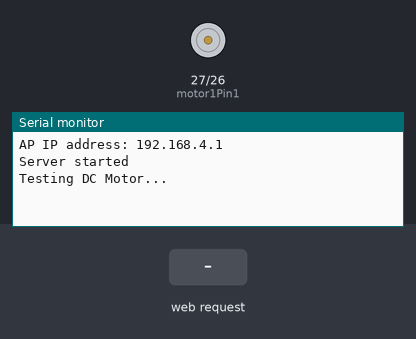
Bench run of a sketch on a simulated ESP32. Parts: motor-driver pin pairs drawn as motors (green arrow = first pin HIGH = forward, orange = second pin HIGH = backward, longer = more drive, scaled by the enable pin), the last lines printed to the serial monitor. Inputs (shaded band) come from the test bench.

Above: at 1.2 s.
1.3 s: HTTP request GET /Hi received
At 1.9 s:
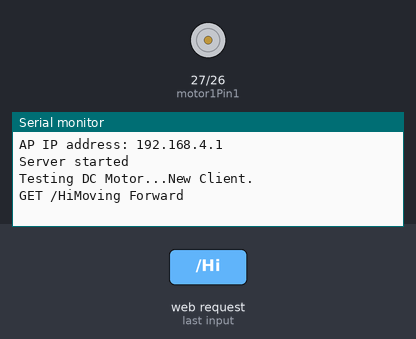
At 22.0 s:
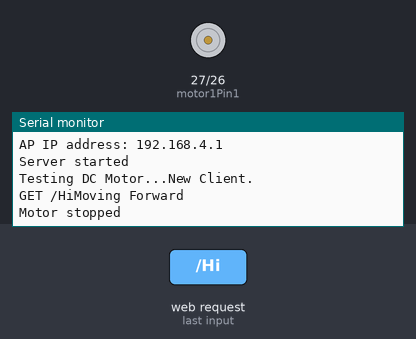

The sketch:

intelligent_mosquito_net.ino
```cpp
#include <WiFi.h>
#include <WiFiClient.h>
#include <WiFiAP.h>

/*
  WiFiAccessPoint.ino creates a WiFi access point and provides a web server on it.

  Steps:
  1. Connect to the access point "yourAp"
  2. Point your web browser to http://192.168.4.1/H to turn the LED on or http://192.168.4.1/L to turn it off
     OR
     Run raw TCP "GET /H" and "GET /L" on PuTTY terminal with 192.168.4.1 as IP address and 80 as port

  Created for arduino-esp32 on 04 July, 2018
  by Elochukwu Ifediora (fedy0)
*/

#define LED_BUILTIN 2  // Set the GPIO pin where you connected your test LED or comment this line out if your dev board has a built-in LED

// Set these to your desired credentials.
const char *ssid = "yourAP";
const char *password = "yourPassword";
WiFiServer server(80);

int motor1Pin1 = 27;
int motor1Pin2 = 26;
int enable1Pin = 14;

// Setting PWM properties
const int freq = 30000;
const int pwmChannel = 0;
const int resolution = 8;
int dutyCycle = 200;

void setup() {


  // You can remove the password parameter if you want the AP to be open.
  // a valid password must have more than 7 characters
  if (!WiFi.softAP(ssid, password)) {
    log_e("Soft AP creation failed.");
    while (1)
    ;
  }
  IPAddress myIP = WiFi.softAPIP();
  Serial.print("AP IP address: ");
  Serial.println(myIP);
  server.begin();

  Serial.println("Server started");


  // sets the pins as outputs:
  pinMode(motor1Pin1, OUTPUT);
  pinMode(motor1Pin2, OUTPUT);
  pinMode(enable1Pin, OUTPUT);

  // configure LED PWM functionalitites
  ledcSetup(pwmChannel, freq, resolution);

  // attach the channel to the GPIO to be controlled
  ledcAttachPin(enable1Pin, pwmChannel);

  Serial.begin(115200);

  // testing
  Serial.print("Testing DC Motor...");
}

void loop() {


  // Move DC motor forward with increasing speed
  // digitalWrite(motor1Pin1, HIGH);
  // digitalWrite(motor1Pin2, LOW);
  // while (dutyCycle <= 255){
  //   ledcWrite(pwmChannel, dutyCycle);
  //   Serial.print("Forward with duty cycle: ");
  //   Serial.println(dutyCycle);
  //   dutyCycle = dutyCycle + 5;
  //   delay(500);
  // }
  // dutyCycle = 200;


  WiFiClient client = server.available();  // listen for incoming clients

  if (client) {                     // if you get a client,
    Serial.println("New Client.");  // print a message out the serial port
    String currentLine = "";        // make a String to hold incoming data from the client
    while (client.connected()) {    // loop while the client's connected
      if (client.available()) {     // if there's bytes to read from the client,
        char c = client.read();     // read a byte, then
        Serial.write(c);            // print it out the serial monitor
        if (c == '\n') {            // if the byte is a newline character

          // if the current line is blank, you got two newline characters in a row.
          // that's the end of the client HTTP request, so send a response:
          if (currentLine.length() == 0) {
            // HTTP headers always start with a response code (e.g. HTTP/1.1 200 OK)
            // and a content-type so the client knows what's coming, then a blank line:
            client.println("HTTP/1.1 200 OK");
            client.println("Content-type:text/html");
            client.println();

            // the content of the HTTP response follows the header:
            // client.print("Click <a href=\"/H\">here</a> to turn ON the LED.<br>");
            // client.print("Click <a href=\"/L\">here</a> to turn OFF the LED.<br><hr>");

            client.print("Click <a href=\"/Hi\">here</a> to turn ON Mosquito Net.<br>");
            client.print("Click <a href=\"/Lo\">here</a> to turn OFF Mosquito Net.<br>");

            // The HTTP response ends with another blank line:
            client.println();
            // break out of the while loop:
            break;
          } else {  // if you got a newline, then clear currentLine:
            currentLine = "";
          }
        } else if (c != '\r') {  // if you got anything else but a carriage return character,
          currentLine += c;      // add it to the end of the currentLine
        }

        // Check to see if the client request was "GET /H" or "GET /L":
        // if (currentLine.endsWith("GET /H")) {
        //   digitalWrite(LED_BUILTIN, HIGH);  // GET /H turns the LED on
        // }
        // if (currentLine.endsWith("GET /L")) {
        //   digitalWrite(LED_BUILTIN, LOW);  // GET /L turns the LED off
        // }


        if (currentLine.endsWith("GET /Hi")) {
          digitalWrite(LED_BUILTIN, HIGH);
          // Move the DC motor forward at maximum speed
            Serial.println("Moving Forward");
            digitalWrite(motor1Pin1, LOW);
            digitalWrite(motor1Pin2, HIGH);
            delay(20000);


            // Stop the DC motor
            Serial.println("Motor stopped");
            digitalWrite(motor1Pin1, LOW);
            digitalWrite(motor1Pin2, LOW);
            delay(10000);


          // GET /H turns the LED on
        }
        if (currentLine.endsWith("GET /Lo")) {
           // Move DC motor backwards at maximum speed
          Serial.println("Moving Backwards");
          digitalWrite(motor1Pin1, HIGH);
          digitalWrite(motor1Pin2, LOW);
          delay(20000);

          // Stop the DC motor
          Serial.println("Motor stopped");
          digitalWrite(motor1Pin1, LOW);
          digitalWrite(motor1Pin2, LOW);
          delay(10000);

        }
      }
    }
    // close the connection:
    client.stop();
    Serial.println("Client Disconnected.");
  }


}
```

Measured:
- after the input at 1.3 s, the serial monitor: prints a new line at once (image 1)
